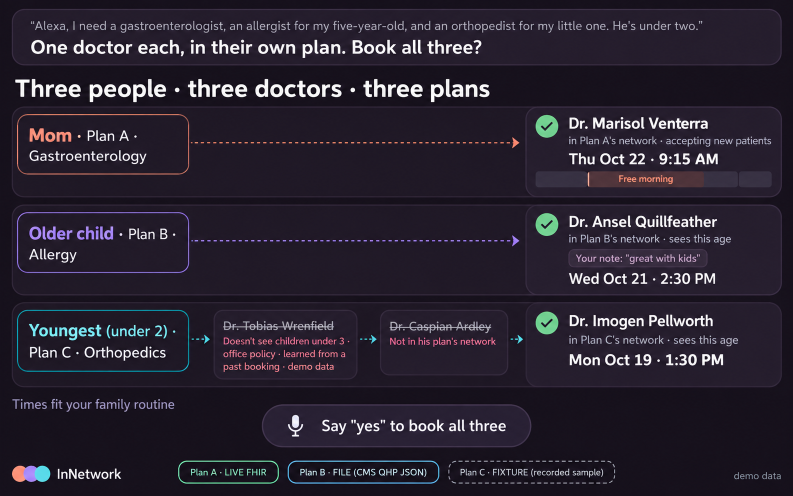
#> input picture design/screens/01-family-match/reference.png, 1586 x 992 px (shown at 1/2 size)
$ python -i compare_to_image.py   (imports and definitions only)
#> lines starting #> are read from the running program, lines starting #| are printed output that depends on the picture
"""Сверка рендера HTML с картинкой-макетом.
Usage: python3 compare_to_image.py <картинка.png> <рендер.png> <compare-out.png> [--diff diff-out.png]
Делает side-by-side (картинка слева, рендер справа, обе приведены к ширине рендера) и печатает метрики:
  edgeF1  — совпадение контуров с допуском ±2 px на ширине 960 (1.0 = контуры совпадают), ориентир ≥ 0.90;
  lumaMAE — средняя разница яркости на ширине 240 (0 = одинаково), ориентир ≤ 2.0.
Метрики — подсказка, а не приёмка: смотреть compare глазами через Read обязательно."""
import sys
from PIL import Image, ImageChops, ImageFilter, ImageStat


def fit(im, w):
    return im.resize((w, round(im.size[1] * w / im.size[0])))


def edges(im, w=960):
    return fit(im.convert("L"), w).filter(ImageFilter.FIND_EDGES).point(lambda x: 255 if x > 40 else 0)


def edge_f1(ref, ren):
    a, b = edges(ref), edges(ren)
    h = min(a.size[1], b.size[1]); a, b = a.crop((0, 0, 960, h)), b.crop((0, 0, 960, h))
    da, db = a.filter(ImageFilter.MaxFilter(5)), b.filter(ImageFilter.MaxFilter(5))
    cnt = lambda im: sum(1 for p in im.getdata() if p)
    prec = cnt(ImageChops.multiply(b, da)) / max(1, cnt(b))
    rec = cnt(ImageChops.multiply(a, db)) / max(1, cnt(a))
    return round(2 * prec * rec / max(1e-9, prec + rec), 3)


def luma_mae(ref, ren):
    a, b = fit(ref.convert("L"), 240), fit(ren.convert("L"), 240)
    h = min(a.size[1], b.size[1])
    return round(ImageStat.Stat(ImageChops.difference(a.crop((0, 0, 240, h)), b.crop((0, 0, 240, h)))).mean[0], 1)


def main():
    args = sys.argv[1:]
    diff_out = None
    if "--diff" in args:
        i = args.index("--diff"); diff_out = args[i + 1]; del args[i:i + 2]
    if len(args) != 3:
        sys.exit(__doc__)
    ref, ren = Image.open(args[0]).convert("RGB"), Image.open(args[1]).convert("RGB")
    W = ren.size[0]
    r2 = fit(ref, W)
    H = max(r2.size[1], ren.size[1])
    sbs = Image.new("RGB", (W * 2 + 16, H), (255, 0, 255))
    sbs.paste(r2, (0, 0)); sbs.paste(ren, (W + 16, 0)); sbs.save(args[2])
    if diff_out:
        h = min(r2.size[1], ren.size[1])
        ImageChops.difference(r2.crop((0, 0, W, h)), ren.crop((0, 0, W, h))).point(lambda x: min(255, x * 4)).save(diff_out)
    print(f"edgeF1={edge_f1(ref, ren)} lumaMAE={luma_mae(ref, ren)} ref={ref.size} render={ren.size} -> {args[2]}")


# [2 lines not run here, left out]

>>> from PIL import Image
>>> picture = Image.open('../../design/screens/01-family-match/reference.png')
#> picture is the input picture: PIL image 1586x992 RGB; mean R, G, B 41.4, 35.1, 48.3
>>> result = edges(picture)
#> in fit, `return im.resize((w, round(im.size[1] * w / im.size[0])))`:
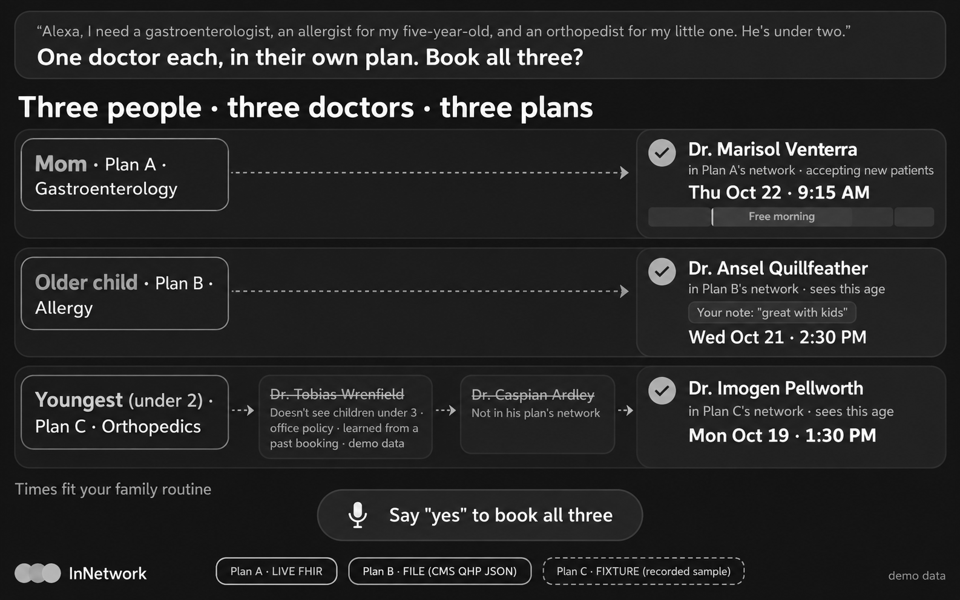
#> returned value: PIL image 960x600 L; min 0, max 255, mean 38.5
#> in edges, `return fit(im.convert("L"), w).filter(ImageFilter.FIND_EDGES).point(la..`:
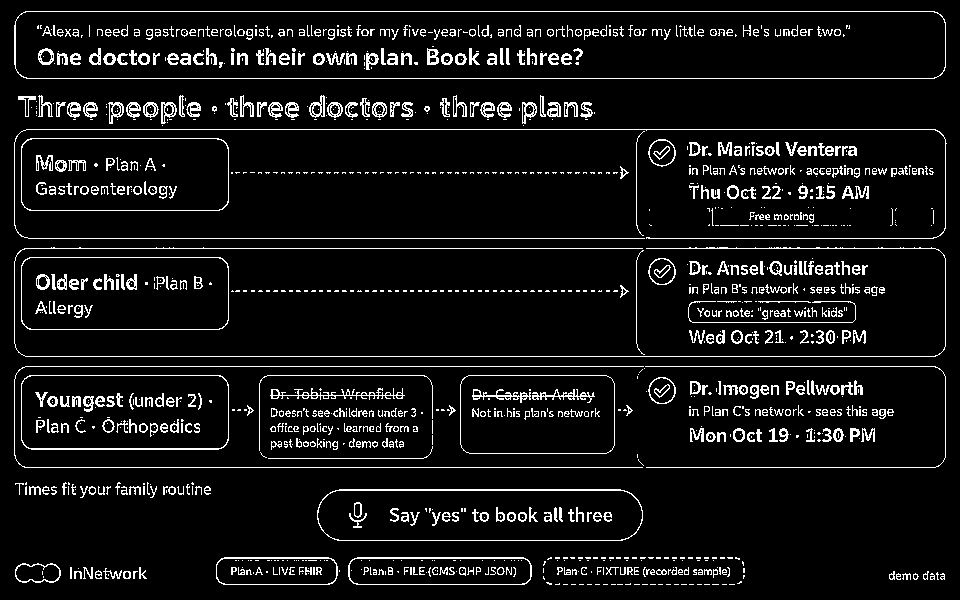
#> returned value: PIL image 960x600 L; 7.6% white in thin lines or dots
